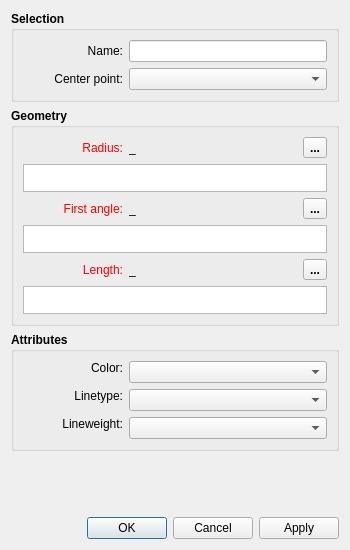
<?xml version="1.0" encoding="UTF-8"?>
<ui version="4.0">
 <class>DialogArcWithLength</class>
 <widget class="QDialog" name="DialogArcWithLength">
  <property name="geometry">
   <rect>
    <x>0</x>
    <y>0</y>
    <width>350</width>
    <height>550</height>
   </rect>
  </property>
  <property name="minimumSize">
   <size>
    <width>270</width>
    <height>550</height>
   </size>
  </property>
  <property name="windowTitle">
   <string>Arc - Radius and Length</string>
  </property>
  <property name="windowIcon">
   <iconset resource="../../../vmisc/share/resources/icon.qrc">
    <normaloff>:/icon/64x64/icon64x64.png</normaloff>:/icon/64x64/icon64x64.png</iconset>
  </property>
  <property name="modal">
   <bool>true</bool>
  </property>
  <layout class="QVBoxLayout" name="verticalLayout_3">
   <item>
    <widget class="QGroupBox" name="selection_GroupBox">
     <property name="sizePolicy">
      <sizepolicy hsizetype="Expanding" vsizetype="Preferred">
       <horstretch>0</horstretch>
       <verstretch>0</verstretch>
      </sizepolicy>
     </property>
     <property name="font">
      <font>
       <pointsize>9</pointsize>
       <bold>true</bold>
      </font>
     </property>
     <property name="title">
      <string>Selection</string>
     </property>
     <layout class="QFormLayout" name="formLayout">
      <item row="0" column="0">
       <widget class="QLabel" name="name_Label">
        <property name="minimumSize">
         <size>
          <width>100</width>
          <height>0</height>
         </size>
        </property>
        <property name="font">
         <font>
          <pointsize>9</pointsize>
          <bold>false</bold>
         </font>
        </property>
        <property name="text">
         <string>Name:</string>
        </property>
        <property name="alignment">
         <set>Qt::AlignRight|Qt::AlignTrailing|Qt::AlignVCenter</set>
        </property>
       </widget>
      </item>
      <item row="0" column="1">
       <widget class="QLineEdit" name="name_LineEdit">
        <property name="minimumSize">
         <size>
          <width>80</width>
          <height>0</height>
         </size>
        </property>
        <property name="font">
         <font>
          <pointsize>9</pointsize>
          <bold>false</bold>
         </font>
        </property>
        <property name="focusPolicy">
         <enum>Qt::NoFocus</enum>
        </property>
        <property name="readOnly">
         <bool>true</bool>
        </property>
       </widget>
      </item>
      <item row="1" column="0">
       <widget class="QLabel" name="centerPoint_Label">
        <property name="sizePolicy">
         <sizepolicy hsizetype="Fixed" vsizetype="Preferred">
          <horstretch>0</horstretch>
          <verstretch>0</verstretch>
         </sizepolicy>
        </property>
        <property name="minimumSize">
         <size>
          <width>100</width>
          <height>0</height>
         </size>
        </property>
        <property name="font">
         <font>
          <pointsize>9</pointsize>
          <bold>false</bold>
         </font>
        </property>
        <property name="text">
         <string>Center point:</string>
        </property>
        <property name="alignment">
         <set>Qt::AlignRight|Qt::AlignTrailing|Qt::AlignVCenter</set>
        </property>
       </widget>
      </item>
      <item row="1" column="1">
       <widget class="QComboBox" name="centerPoint_ComboBox">
        <property name="sizePolicy">
         <sizepolicy hsizetype="Expanding" vsizetype="Fixed">
          <horstretch>0</horstretch>
          <verstretch>0</verstretch>
         </sizepolicy>
        </property>
        <property name="minimumSize">
         <size>
          <width>80</width>
          <height>0</height>
         </size>
        </property>
        <property name="font">
         <font>
          <pointsize>9</pointsize>
          <bold>false</bold>
         </font>
        </property>
       </widget>
      </item>
     </layout>
    </widget>
   </item>
   <item>
    <widget class="QGroupBox" name="geometry_GroupBox">
     <property name="sizePolicy">
      <sizepolicy hsizetype="Expanding" vsizetype="Preferred">
       <horstretch>0</horstretch>
       <verstretch>0</verstretch>
      </sizepolicy>
     </property>
     <property name="font">
      <font>
       <pointsize>9</pointsize>
       <bold>true</bold>
      </font>
     </property>
     <property name="title">
      <string>Geometry</string>
     </property>
     <layout class="QVBoxLayout" name="verticalLayout">
      <item>
       <layout class="QHBoxLayout" name="radius_Layout">
        <item alignment="Qt::AlignLeft">
         <widget class="QLabel" name="labelEditRadius">
          <property name="sizePolicy">
           <sizepolicy hsizetype="Fixed" vsizetype="Preferred">
            <horstretch>0</horstretch>
            <verstretch>0</verstretch>
           </sizepolicy>
          </property>
          <property name="minimumSize">
           <size>
            <width>100</width>
            <height>0</height>
           </size>
          </property>
          <property name="palette">
           <palette>
            <active>
             <colorrole role="WindowText">
              <brush brushstyle="SolidPattern">
               <color alpha="255">
                <red>255</red>
                <green>0</green>
                <blue>0</blue>
               </color>
              </brush>
             </colorrole>
            </active>
            <inactive>
             <colorrole role="WindowText">
              <brush brushstyle="SolidPattern">
               <color alpha="255">
                <red>255</red>
                <green>0</green>
                <blue>0</blue>
               </color>
              </brush>
             </colorrole>
            </inactive>
            <disabled>
             <colorrole role="WindowText">
              <brush brushstyle="SolidPattern">
               <color alpha="255">
                <red>159</red>
                <green>158</green>
                <blue>158</blue>
               </color>
              </brush>
             </colorrole>
            </disabled>
           </palette>
          </property>
          <property name="font">
           <font>
            <pointsize>9</pointsize>
            <bold>false</bold>
           </font>
          </property>
          <property name="text">
           <string>Radius:</string>
          </property>
          <property name="alignment">
           <set>Qt::AlignRight|Qt::AlignTrailing|Qt::AlignVCenter</set>
          </property>
         </widget>
        </item>
        <item>
         <widget class="QLabel" name="labelResultRadius">
          <property name="sizePolicy">
           <sizepolicy hsizetype="Fixed" vsizetype="Preferred">
            <horstretch>0</horstretch>
            <verstretch>0</verstretch>
           </sizepolicy>
          </property>
          <property name="minimumSize">
           <size>
            <width>85</width>
            <height>0</height>
           </size>
          </property>
          <property name="font">
           <font>
            <pointsize>9</pointsize>
            <bold>false</bold>
           </font>
          </property>
          <property name="toolTip">
           <string>Value</string>
          </property>
          <property name="text">
           <string notr="true">_</string>
          </property>
         </widget>
        </item>
        <item>
         <spacer name="radius_Spacer">
          <property name="orientation">
           <enum>Qt::Horizontal</enum>
          </property>
          <property name="sizeHint" stdset="0">
           <size>
            <width>10</width>
            <height>20</height>
           </size>
          </property>
         </spacer>
        </item>
        <item alignment="Qt::AlignRight">
         <widget class="QToolButton" name="toolButtonExprRadius">
          <property name="toolTip">
           <string>Formula wizard</string>
          </property>
          <property name="text">
           <string notr="true">...</string>
          </property>
          <property name="icon">
           <iconset resource="../../../vmisc/share/resources/icon.qrc">
            <normaloff>:/tsvg/seamly/fx.tsvg</normaloff>:/tsvg/seamly/fx.tsvg</iconset>
          </property>
          <property name="iconSize">
           <size>
            <width>24</width>
            <height>24</height>
           </size>
          </property>
         </widget>
        </item>
       </layout>
      </item>
      <item>
       <widget class="ExpandingTextEdit" name="plainTextEditRadius">
        <property name="sizePolicy">
         <sizepolicy hsizetype="Expanding" vsizetype="Preferred">
          <horstretch>0</horstretch>
          <verstretch>0</verstretch>
         </sizepolicy>
        </property>
        <property name="maximumSize">
         <size>
          <width>16777215</width>
          <height>28</height>
         </size>
        </property>
        <property name="font">
         <font>
          <pointsize>9</pointsize>
          <bold>false</bold>
         </font>
        </property>
        <property name="toolTip">
         <string>Calculation</string>
        </property>
        <property name="tabChangesFocus">
         <bool>true</bool>
        </property>
       </widget>
      </item>
      <item>
       <layout class="QHBoxLayout" name="angle_Layout">
        <item alignment="Qt::AlignLeft">
         <widget class="QLabel" name="labelEditF1">
          <property name="sizePolicy">
           <sizepolicy hsizetype="Fixed" vsizetype="Preferred">
            <horstretch>0</horstretch>
            <verstretch>0</verstretch>
           </sizepolicy>
          </property>
          <property name="minimumSize">
           <size>
            <width>100</width>
            <height>0</height>
           </size>
          </property>
          <property name="palette">
           <palette>
            <active>
             <colorrole role="WindowText">
              <brush brushstyle="SolidPattern">
               <color alpha="255">
                <red>255</red>
                <green>0</green>
                <blue>0</blue>
               </color>
              </brush>
             </colorrole>
            </active>
            <inactive>
             <colorrole role="WindowText">
              <brush brushstyle="SolidPattern">
               <color alpha="255">
                <red>255</red>
                <green>0</green>
                <blue>0</blue>
               </color>
              </brush>
             </colorrole>
            </inactive>
            <disabled>
             <colorrole role="WindowText">
              <brush brushstyle="SolidPattern">
               <color alpha="255">
                <red>159</red>
                <green>158</green>
                <blue>158</blue>
               </color>
              </brush>
             </colorrole>
            </disabled>
           </palette>
          </property>
          <property name="font">
           <font>
            <pointsize>9</pointsize>
            <bold>false</bold>
           </font>
          </property>
          <property name="text">
           <string>First angle:</string>
          </property>
          <property name="alignment">
           <set>Qt::AlignRight|Qt::AlignTrailing|Qt::AlignVCenter</set>
          </property>
         </widget>
        </item>
        <item>
         <widget class="QLabel" name="labelResultF1">
          <property name="sizePolicy">
           <sizepolicy hsizetype="Fixed" vsizetype="Preferred">
            <horstretch>0</horstretch>
            <verstretch>0</verstretch>
           </sizepolicy>
          </property>
          <property name="minimumSize">
           <size>
            <width>85</width>
            <height>0</height>
           </size>
          </property>
          <property name="font">
           <font>
            <pointsize>9</pointsize>
            <bold>false</bold>
           </font>
          </property>
          <property name="toolTip">
           <string>Value</string>
          </property>
          <property name="text">
           <string notr="true">_</string>
          </property>
         </widget>
        </item>
        <item>
         <spacer name="angle_Spacer">
          <property name="orientation">
           <enum>Qt::Horizontal</enum>
          </property>
          <property name="sizeHint" stdset="0">
           <size>
            <width>10</width>
            <height>20</height>
           </size>
          </property>
         </spacer>
        </item>
        <item alignment="Qt::AlignRight">
         <widget class="QToolButton" name="toolButtonExprF1">
          <property name="toolTip">
           <string>Formula wizard</string>
          </property>
          <property name="text">
           <string notr="true">...</string>
          </property>
          <property name="icon">
           <iconset resource="../../../vmisc/share/resources/icon.qrc">
            <normaloff>:/tsvg/seamly/fx.tsvg</normaloff>:/tsvg/seamly/fx.tsvg</iconset>
          </property>
          <property name="iconSize">
           <size>
            <width>24</width>
            <height>24</height>
           </size>
          </property>
         </widget>
        </item>
       </layout>
      </item>
      <item>
       <widget class="ExpandingTextEdit" name="plainTextEditF1">
        <property name="sizePolicy">
         <sizepolicy hsizetype="Expanding" vsizetype="Preferred">
          <horstretch>0</horstretch>
          <verstretch>0</verstretch>
         </sizepolicy>
        </property>
        <property name="maximumSize">
         <size>
          <width>16777215</width>
          <height>28</height>
         </size>
        </property>
        <property name="font">
         <font>
          <pointsize>9</pointsize>
          <bold>false</bold>
         </font>
        </property>
        <property name="tabChangesFocus">
         <bool>true</bool>
        </property>
       </widget>
      </item>
      <item>
       <layout class="QHBoxLayout" name="length_lLayout">
        <item alignment="Qt::AlignLeft">
         <widget class="QLabel" name="labelEditLength">
          <property name="sizePolicy">
           <sizepolicy hsizetype="Fixed" vsizetype="Preferred">
            <horstretch>0</horstretch>
            <verstretch>0</verstretch>
           </sizepolicy>
          </property>
          <property name="minimumSize">
           <size>
            <width>100</width>
            <height>0</height>
           </size>
          </property>
          <property name="palette">
           <palette>
            <active>
             <colorrole role="WindowText">
              <brush brushstyle="SolidPattern">
               <color alpha="255">
                <red>255</red>
                <green>0</green>
                <blue>0</blue>
               </color>
              </brush>
             </colorrole>
            </active>
            <inactive>
             <colorrole role="WindowText">
              <brush brushstyle="SolidPattern">
               <color alpha="255">
                <red>255</red>
                <green>0</green>
                <blue>0</blue>
               </color>
              </brush>
             </colorrole>
            </inactive>
            <disabled>
             <colorrole role="WindowText">
              <brush brushstyle="SolidPattern">
               <color alpha="255">
                <red>159</red>
                <green>158</green>
                <blue>158</blue>
               </color>
              </brush>
             </colorrole>
            </disabled>
           </palette>
          </property>
          <property name="font">
           <font>
            <pointsize>9</pointsize>
            <bold>false</bold>
           </font>
          </property>
          <property name="text">
           <string>Length:</string>
          </property>
          <property name="alignment">
           <set>Qt::AlignRight|Qt::AlignTrailing|Qt::AlignVCenter</set>
          </property>
         </widget>
        </item>
        <item>
         <widget class="QLabel" name="labelResultLength">
          <property name="sizePolicy">
           <sizepolicy hsizetype="Fixed" vsizetype="Preferred">
            <horstretch>0</horstretch>
            <verstretch>0</verstretch>
           </sizepolicy>
          </property>
          <property name="minimumSize">
           <size>
            <width>85</width>
            <height>0</height>
           </size>
          </property>
          <property name="font">
           <font>
            <pointsize>9</pointsize>
            <bold>false</bold>
           </font>
          </property>
          <property name="toolTip">
           <string>Value</string>
          </property>
          <property name="text">
           <string notr="true">_</string>
          </property>
         </widget>
        </item>
        <item>
         <spacer name="length_Spacer">
          <property name="orientation">
           <enum>Qt::Horizontal</enum>
          </property>
          <property name="sizeHint" stdset="0">
           <size>
            <width>10</width>
            <height>20</height>
           </size>
          </property>
         </spacer>
        </item>
        <item alignment="Qt::AlignRight">
         <widget class="QToolButton" name="toolButtonExprLength">
          <property name="toolTip">
           <string>Formula wizard</string>
          </property>
          <property name="text">
           <string notr="true">...</string>
          </property>
          <property name="icon">
           <iconset resource="../../../vmisc/share/resources/icon.qrc">
            <normaloff>:/tsvg/seamly/fx.tsvg</normaloff>:/tsvg/seamly/fx.tsvg</iconset>
          </property>
          <property name="iconSize">
           <size>
            <width>24</width>
            <height>24</height>
           </size>
          </property>
         </widget>
        </item>
       </layout>
      </item>
      <item>
       <widget class="ExpandingTextEdit" name="plainTextEditLength">
        <property name="sizePolicy">
         <sizepolicy hsizetype="Expanding" vsizetype="Preferred">
          <horstretch>0</horstretch>
          <verstretch>0</verstretch>
         </sizepolicy>
        </property>
        <property name="maximumSize">
         <size>
          <width>16777215</width>
          <height>28</height>
         </size>
        </property>
        <property name="font">
         <font>
          <pointsize>9</pointsize>
          <bold>false</bold>
         </font>
        </property>
        <property name="toolTip">
         <string>Calculation</string>
        </property>
        <property name="tabChangesFocus">
         <bool>true</bool>
        </property>
       </widget>
      </item>
     </layout>
    </widget>
   </item>
   <item>
    <widget class="QGroupBox" name="attributes_GroupBox">
     <property name="minimumSize">
      <size>
       <width>240</width>
       <height>0</height>
      </size>
     </property>
     <property name="font">
      <font>
       <pointsize>9</pointsize>
       <bold>true</bold>
      </font>
     </property>
     <property name="title">
      <string>Attributes</string>
     </property>
     <layout class="QFormLayout" name="formLayout_2">
      <item row="0" column="0">
       <widget class="QLabel" name="lineColor_Label">
        <property name="sizePolicy">
         <sizepolicy hsizetype="MinimumExpanding" vsizetype="Fixed">
          <horstretch>0</horstretch>
          <verstretch>0</verstretch>
         </sizepolicy>
        </property>
        <property name="minimumSize">
         <size>
          <width>100</width>
          <height>0</height>
         </size>
        </property>
        <property name="maximumSize">
         <size>
          <width>16777215</width>
          <height>16777215</height>
         </size>
        </property>
        <property name="font">
         <font>
          <pointsize>9</pointsize>
          <bold>false</bold>
         </font>
        </property>
        <property name="text">
         <string>Color:</string>
        </property>
        <property name="alignment">
         <set>Qt::AlignRight|Qt::AlignTrailing|Qt::AlignVCenter</set>
        </property>
       </widget>
      </item>
      <item row="0" column="1">
       <widget class="ColorComboBox" name="lineColor_ComboBox">
        <property name="sizePolicy">
         <sizepolicy hsizetype="Expanding" vsizetype="Fixed">
          <horstretch>0</horstretch>
          <verstretch>0</verstretch>
         </sizepolicy>
        </property>
        <property name="minimumSize">
         <size>
          <width>80</width>
          <height>0</height>
         </size>
        </property>
        <property name="font">
         <font>
          <pointsize>9</pointsize>
          <bold>false</bold>
         </font>
        </property>
       </widget>
      </item>
      <item row="1" column="0">
       <widget class="QLabel" name="lineType_Label">
        <property name="sizePolicy">
         <sizepolicy hsizetype="MinimumExpanding" vsizetype="Fixed">
          <horstretch>0</horstretch>
          <verstretch>0</verstretch>
         </sizepolicy>
        </property>
        <property name="minimumSize">
         <size>
          <width>100</width>
          <height>0</height>
         </size>
        </property>
        <property name="maximumSize">
         <size>
          <width>16777215</width>
          <height>16777215</height>
         </size>
        </property>
        <property name="font">
         <font>
          <pointsize>9</pointsize>
          <bold>false</bold>
         </font>
        </property>
        <property name="text">
         <string>Linetype:</string>
        </property>
        <property name="alignment">
         <set>Qt::AlignRight|Qt::AlignTrailing|Qt::AlignVCenter</set>
        </property>
       </widget>
      </item>
      <item row="1" column="1">
       <widget class="LineTypeComboBox" name="lineType_ComboBox">
        <property name="sizePolicy">
         <sizepolicy hsizetype="Expanding" vsizetype="Fixed">
          <horstretch>0</horstretch>
          <verstretch>0</verstretch>
         </sizepolicy>
        </property>
        <property name="minimumSize">
         <size>
          <width>80</width>
          <height>0</height>
         </size>
        </property>
        <property name="maximumSize">
         <size>
          <width>16777215</width>
          <height>16777215</height>
         </size>
        </property>
        <property name="font">
         <font>
          <pointsize>9</pointsize>
          <bold>false</bold>
         </font>
        </property>
       </widget>
      </item>
      <item row="2" column="0">
       <widget class="QLabel" name="lineWeight_Label">
        <property name="sizePolicy">
         <sizepolicy hsizetype="MinimumExpanding" vsizetype="Fixed">
          <horstretch>0</horstretch>
          <verstretch>0</verstretch>
         </sizepolicy>
        </property>
        <property name="minimumSize">
         <size>
          <width>100</width>
          <height>0</height>
         </size>
        </property>
        <property name="maximumSize">
         <size>
          <width>16777215</width>
          <height>16777215</height>
         </size>
        </property>
        <property name="font">
         <font>
          <pointsize>9</pointsize>
          <bold>false</bold>
         </font>
        </property>
        <property name="text">
         <string>Lineweight:</string>
        </property>
        <property name="alignment">
         <set>Qt::AlignRight|Qt::AlignTrailing|Qt::AlignVCenter</set>
        </property>
       </widget>
      </item>
      <item row="2" column="1">
       <widget class="LineWeightComboBox" name="lineWeight_ComboBox">
        <property name="sizePolicy">
         <sizepolicy hsizetype="Expanding" vsizetype="Fixed">
          <horstretch>0</horstretch>
          <verstretch>0</verstretch>
         </sizepolicy>
        </property>
        <property name="minimumSize">
         <size>
          <width>80</width>
          <height>0</height>
         </size>
        </property>
        <property name="font">
         <font>
          <pointsize>9</pointsize>
          <bold>false</bold>
         </font>
        </property>
       </widget>
      </item>
     </layout>
    </widget>
   </item>
   <item>
    <spacer name="verticalSpacer">
     <property name="orientation">
      <enum>Qt::Vertical</enum>
     </property>
     <property name="sizeHint" stdset="0">
      <size>
       <width>20</width>
       <height>9</height>
      </size>
     </property>
    </spacer>
   </item>
   <item>
    <widget class="QDialogButtonBox" name="buttonBox">
     <property name="focusPolicy">
      <enum>Qt::NoFocus</enum>
     </property>
     <property name="orientation">
      <enum>Qt::Horizontal</enum>
     </property>
     <property name="standardButtons">
      <set>QDialogButtonBox::Apply|QDialogButtonBox::Cancel|QDialogButtonBox::Ok</set>
     </property>
    </widget>
   </item>
  </layout>
 </widget>
 <customwidgets>
  <customwidget>
   <class>ColorComboBox</class>
   <extends>QComboBox</extends>
   <header location="global">color_combobox.h</header>
  </customwidget>
  <customwidget>
   <class>LineTypeComboBox</class>
   <extends>QComboBox</extends>
   <header location="global">linetype_combobox.h</header>
  </customwidget>
  <customwidget>
   <class>LineWeightComboBox</class>
   <extends>QComboBox</extends>
   <header location="global">lineweight_combobox.h</header>
  </customwidget>
  <customwidget>
   <class>ExpandingTextEdit</class>
   <extends>QPlainTextEdit</extends>
   <header>expandingtextedit.h</header>
  </customwidget>
 </customwidgets>
 <tabstops>
  <tabstop>centerPoint_ComboBox</tabstop>
  <tabstop>toolButtonExprRadius</tabstop>
  <tabstop>plainTextEditRadius</tabstop>
  <tabstop>toolButtonExprF1</tabstop>
  <tabstop>plainTextEditF1</tabstop>
  <tabstop>toolButtonExprLength</tabstop>
  <tabstop>plainTextEditLength</tabstop>
  <tabstop>lineColor_ComboBox</tabstop>
  <tabstop>lineType_ComboBox</tabstop>
  <tabstop>lineWeight_ComboBox</tabstop>
 </tabstops>
 <resources>
  <include location="../../../vmisc/share/resources/icon.qrc"/>
 </resources>
 <connections>
  <connection>
   <sender>buttonBox</sender>
   <signal>accepted()</signal>
   <receiver>DialogArcWithLength</receiver>
   <slot>accept()</slot>
   <hints>
    <hint type="sourcelabel">
     <x>248</x>
     <y>254</y>
    </hint>
    <hint type="destinationlabel">
     <x>157</x>
     <y>274</y>
    </hint>
   </hints>
  </connection>
  <connection>
   <sender>buttonBox</sender>
   <signal>rejected()</signal>
   <receiver>DialogArcWithLength</receiver>
   <slot>reject()</slot>
   <hints>
    <hint type="sourcelabel">
     <x>316</x>
     <y>260</y>
    </hint>
    <hint type="destinationlabel">
     <x>286</x>
     <y>274</y>
    </hint>
   </hints>
  </connection>
 </connections>
</ui>
